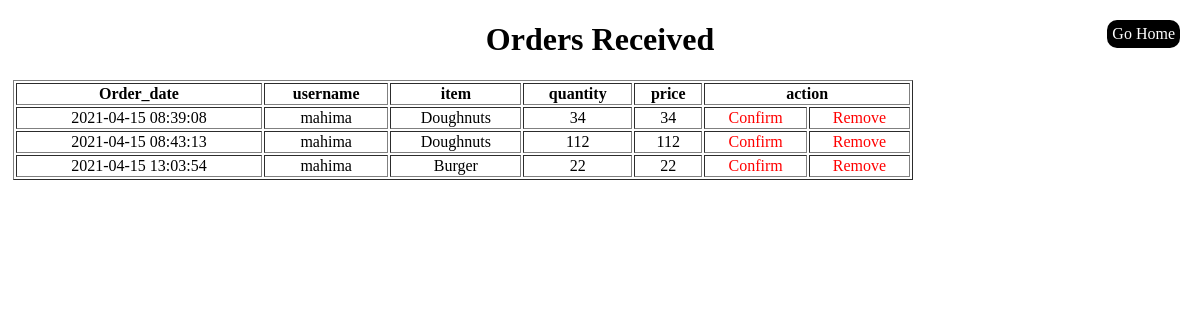
The page /vieworder.php on the database its author committed.
### tables this page shows
CREATE TABLE `takeorder` (
  `id` int(50) NOT NULL,
  `order_date` datetime NOT NULL DEFAULT current_timestamp(),
  `username` varchar(50) NOT NULL,
  `item_name` varchar(50) NOT NULL,
  `quantity` int(200) NOT NULL,
  `price` int(200) NOT NULL
);

### vieworder.php (the view)
<!DOCTYPE html>
<html>
<head>
<link rel="stylesheet" type="text/css" href="vieworder.css">
</head>
<body>
<h1>Orders Received</h1>
<table border="1">
	<thead>
		<tr>
			<th>Order_date</th>
		<th>username </th>
			<th>item</th>
			<th>quantity</th>
			<th>price</th>
			<th colspan="2">action</th>
		</tr>
	</thead>
	<tbody>
		<?php
include 'conn.php';
$sql = "select * from takeorder;";
$res = mysqli_query($conn, $sql);
if(mysqli_num_rows($res)>0){
while ($row = mysqli_fetch_assoc($res)){
	echo "<tr>";
	echo "<td> ".$row['order_date']."</td>";
	echo "<td> ".$row['username']. "</td>";
	echo "<td> " .$row['item_name'].  "</td>";
	echo "<td> ".$row['quantity']. "</td>";
		echo "<td> ".$row['price']. "</td>";
	 echo "<td id=\"con\">
	 <a href = \"conorder.php?id=".$row['id']."\" > Confirm </a> </td>
	<td> <a href = \"deleteorder.php?id=".$row['id']."\"> Remove </a> </td>" ;
	 echo "</tr>";
	}
}
?>
</tbody>
</table>
<div class="go"><a href="admin_homepage.php">Go Home</a></div>
</body>
</html>

### vieworder.css (style rules this page uses)
body { background:url('tab.jpg'); background-size:100%; font-family: Comic Sans MS; }
h1 { text-align: center; font-family: Comic Sans MS; color:black; }
a { text-decoration: none; color: red; }
#con { text-decoration: none; color: green; }
table { color: black; width: 900px; text-align: center; padding: 0px; margin: 5px; }
.go { position: absolute; top: 20px; right: 20px; padding: 5px; border-radius: 10px; background-color: black; }
.go a { text-decoration: none; color: white; font-family: bookman old style; }

### rows shown on the page
takeorder: order_date "2021-04-15 08:39:08", username "mahima", item_name "Doughnuts", quantity "34", price "34"
takeorder: order_date "2021-04-15 08:43:13", username "mahima", item_name "Doughnuts", quantity "112", price "112"
takeorder: order_date "2021-04-15 13:03:54", username "mahima", item_name "Burger", quantity "22", price "22"
